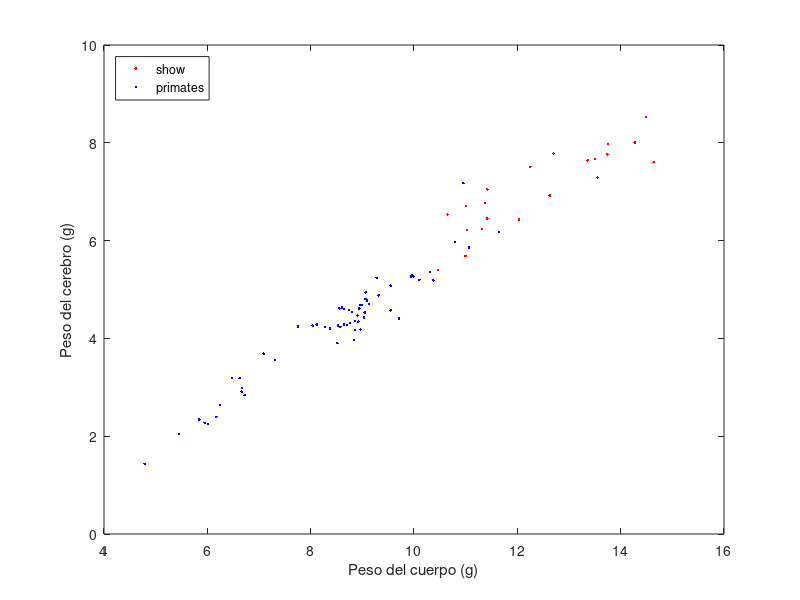

This chart was generated by the following MATLAB code:
delfin = importdata ('odontocetos.txt');
dcer = delfin.data (:,2);
dcuerp = delfin.data (:,3);

monos = importdata ('primates.txt');
pcer = monos.data (:,2);
pcuerp = monos.data (:,3);

xd = log (dcuerp);
yd = log (dcer);
xp = log (pcuerp);
yp = log (pcer);

plot (xd,yd,'.r');
hold on
plot (xp,yp,'.b');
xlabel ('Peso del cuerpo (g)');
ylabel ('Peso del cerebro (g)');
legend ('show','primates','odontocetos','Location','NorthWest');
hold off
